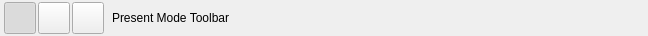
<?xml version="1.0" encoding="UTF-8"?>
<ui version="4.0">
 <class>Form</class>
 <widget class="QWidget" name="Form">
  <property name="geometry">
   <rect>
    <x>0</x>
    <y>0</y>
    <width>648</width>
    <height>36</height>
   </rect>
  </property>
  <property name="windowTitle">
   <string>Toolbar</string>
  </property>
  <layout class="QGridLayout" name="gridLayout">
   <property name="leftMargin">
    <number>0</number>
   </property>
   <property name="topMargin">
    <number>0</number>
   </property>
   <property name="rightMargin">
    <number>0</number>
   </property>
   <property name="bottomMargin">
    <number>0</number>
   </property>
   <property name="spacing">
    <number>0</number>
   </property>
   <item row="0" column="0">
    <layout class="QHBoxLayout" name="toolbar_layout">
     <property name="spacing">
      <number>2</number>
     </property>
     <property name="leftMargin">
      <number>2</number>
     </property>
     <property name="rightMargin">
      <number>2</number>
     </property>
     <item>
      <layout class="QHBoxLayout" name="mode_select_layout">
       <property name="spacing">
        <number>2</number>
       </property>
       <property name="leftMargin">
        <number>2</number>
       </property>
       <property name="topMargin">
        <number>0</number>
       </property>
       <property name="rightMargin">
        <number>2</number>
       </property>
       <item>
        <widget class="QPushButton" name="present_button">
         <property name="sizePolicy">
          <sizepolicy hsizetype="Fixed" vsizetype="Fixed">
           <horstretch>0</horstretch>
           <verstretch>0</verstretch>
          </sizepolicy>
         </property>
         <property name="minimumSize">
          <size>
           <width>32</width>
           <height>32</height>
          </size>
         </property>
         <property name="maximumSize">
          <size>
           <width>32</width>
           <height>32</height>
          </size>
         </property>
         <property name="toolTip">
          <string>Presentation Mode</string>
         </property>
         <property name="text">
          <string/>
         </property>
         <property name="checkable">
          <bool>true</bool>
         </property>
         <property name="checked">
          <bool>true</bool>
         </property>
         <property name="autoExclusive">
          <bool>true</bool>
         </property>
        </widget>
       </item>
       <item>
        <widget class="QPushButton" name="draw_button">
         <property name="sizePolicy">
          <sizepolicy hsizetype="Fixed" vsizetype="Fixed">
           <horstretch>0</horstretch>
           <verstretch>0</verstretch>
          </sizepolicy>
         </property>
         <property name="minimumSize">
          <size>
           <width>32</width>
           <height>32</height>
          </size>
         </property>
         <property name="maximumSize">
          <size>
           <width>32</width>
           <height>32</height>
          </size>
         </property>
         <property name="toolTip">
          <string>Draw Mode</string>
         </property>
         <property name="text">
          <string/>
         </property>
         <property name="checkable">
          <bool>true</bool>
         </property>
         <property name="checked">
          <bool>false</bool>
         </property>
         <property name="autoExclusive">
          <bool>true</bool>
         </property>
        </widget>
       </item>
       <item>
        <widget class="QPushButton" name="code_button">
         <property name="minimumSize">
          <size>
           <width>32</width>
           <height>32</height>
          </size>
         </property>
         <property name="maximumSize">
          <size>
           <width>32</width>
           <height>32</height>
          </size>
         </property>
         <property name="baseSize">
          <size>
           <width>32</width>
           <height>32</height>
          </size>
         </property>
         <property name="text">
          <string/>
         </property>
         <property name="checkable">
          <bool>true</bool>
         </property>
         <property name="autoExclusive">
          <bool>true</bool>
         </property>
        </widget>
       </item>
      </layout>
     </item>
     <item>
      <widget class="QStackedWidget" name="mode_tools_stacked_widget">
       <property name="currentIndex">
        <number>0</number>
       </property>
       <widget class="QWidget" name="present_mode_widget">
        <layout class="QGridLayout" name="gridLayout_3">
         <property name="leftMargin">
          <number>2</number>
         </property>
         <property name="topMargin">
          <number>0</number>
         </property>
         <property name="rightMargin">
          <number>2</number>
         </property>
         <property name="bottomMargin">
          <number>0</number>
         </property>
         <property name="horizontalSpacing">
          <number>2</number>
         </property>
         <property name="verticalSpacing">
          <number>0</number>
         </property>
         <item row="0" column="0">
          <layout class="QHBoxLayout" name="present_tool_layout">
           <property name="spacing">
            <number>2</number>
           </property>
           <property name="leftMargin">
            <number>2</number>
           </property>
           <property name="topMargin">
            <number>0</number>
           </property>
           <property name="rightMargin">
            <number>2</number>
           </property>
           <item>
            <widget class="QLabel" name="label">
             <property name="text">
              <string>Present Mode Toolbar</string>
             </property>
            </widget>
           </item>
          </layout>
         </item>
        </layout>
       </widget>
       <widget class="QWidget" name="draw_mode_widget">
        <layout class="QGridLayout" name="gridLayout_2">
         <property name="leftMargin">
          <number>2</number>
         </property>
         <property name="topMargin">
          <number>0</number>
         </property>
         <property name="rightMargin">
          <number>2</number>
         </property>
         <property name="bottomMargin">
          <number>0</number>
         </property>
         <property name="horizontalSpacing">
          <number>2</number>
         </property>
         <property name="verticalSpacing">
          <number>0</number>
         </property>
         <item row="1" column="5">
          <widget class="Line" name="line">
           <property name="orientation">
            <enum>Qt::Vertical</enum>
           </property>
          </widget>
         </item>
         <item row="1" column="3">
          <widget class="Line" name="line_2">
           <property name="orientation">
            <enum>Qt::Vertical</enum>
           </property>
          </widget>
         </item>
         <item row="1" column="9">
          <spacer name="horizontalSpacer_2">
           <property name="orientation">
            <enum>Qt::Horizontal</enum>
           </property>
           <property name="sizeHint" stdset="0">
            <size>
             <width>40</width>
             <height>20</height>
            </size>
           </property>
          </spacer>
         </item>
         <item row="1" column="0">
          <widget class="Line" name="line_4">
           <property name="orientation">
            <enum>Qt::Vertical</enum>
           </property>
          </widget>
         </item>
         <item row="1" column="2">
          <layout class="QHBoxLayout" name="draw_file_layout">
           <item>
            <widget class="QPushButton" name="new_button">
             <property name="sizePolicy">
              <sizepolicy hsizetype="Fixed" vsizetype="Fixed">
               <horstretch>0</horstretch>
               <verstretch>0</verstretch>
              </sizepolicy>
             </property>
             <property name="minimumSize">
              <size>
               <width>32</width>
               <height>32</height>
              </size>
             </property>
             <property name="maximumSize">
              <size>
               <width>32</width>
               <height>32</height>
              </size>
             </property>
             <property name="toolTip">
              <string>New</string>
             </property>
             <property name="text">
              <string/>
             </property>
            </widget>
           </item>
           <item>
            <widget class="QPushButton" name="open_button">
             <property name="minimumSize">
              <size>
               <width>32</width>
               <height>32</height>
              </size>
             </property>
             <property name="maximumSize">
              <size>
               <width>32</width>
               <height>32</height>
              </size>
             </property>
             <property name="baseSize">
              <size>
               <width>32</width>
               <height>32</height>
              </size>
             </property>
             <property name="toolTip">
              <string>Open</string>
             </property>
             <property name="text">
              <string/>
             </property>
            </widget>
           </item>
           <item>
            <widget class="QPushButton" name="save_button">
             <property name="minimumSize">
              <size>
               <width>32</width>
               <height>32</height>
              </size>
             </property>
             <property name="maximumSize">
              <size>
               <width>32</width>
               <height>32</height>
              </size>
             </property>
             <property name="baseSize">
              <size>
               <width>32</width>
               <height>32</height>
              </size>
             </property>
             <property name="toolTip">
              <string>Save</string>
             </property>
             <property name="text">
              <string/>
             </property>
            </widget>
           </item>
          </layout>
         </item>
         <item row="1" column="6">
          <layout class="QHBoxLayout" name="draw_tool_layout">
           <property name="spacing">
            <number>2</number>
           </property>
           <property name="leftMargin">
            <number>2</number>
           </property>
           <property name="topMargin">
            <number>0</number>
           </property>
           <property name="rightMargin">
            <number>2</number>
           </property>
           <property name="bottomMargin">
            <number>0</number>
           </property>
           <item>
            <widget class="QPushButton" name="pencil_button">
             <property name="sizePolicy">
              <sizepolicy hsizetype="Fixed" vsizetype="Fixed">
               <horstretch>0</horstretch>
               <verstretch>0</verstretch>
              </sizepolicy>
             </property>
             <property name="minimumSize">
              <size>
               <width>32</width>
               <height>32</height>
              </size>
             </property>
             <property name="maximumSize">
              <size>
               <width>32</width>
               <height>32</height>
              </size>
             </property>
             <property name="toolTip">
              <string>Pencil Tool</string>
             </property>
             <property name="text">
              <string/>
             </property>
             <property name="checkable">
              <bool>true</bool>
             </property>
             <property name="checked">
              <bool>true</bool>
             </property>
             <property name="autoExclusive">
              <bool>true</bool>
             </property>
            </widget>
           </item>
           <item>
            <widget class="QPushButton" name="erase_button">
             <property name="sizePolicy">
              <sizepolicy hsizetype="Fixed" vsizetype="Fixed">
               <horstretch>0</horstretch>
               <verstretch>0</verstretch>
              </sizepolicy>
             </property>
             <property name="minimumSize">
              <size>
               <width>32</width>
               <height>32</height>
              </size>
             </property>
             <property name="maximumSize">
              <size>
               <width>32</width>
               <height>32</height>
              </size>
             </property>
             <property name="toolTip">
              <string>Eraser Tool</string>
             </property>
             <property name="text">
              <string/>
             </property>
             <property name="checkable">
              <bool>true</bool>
             </property>
             <property name="autoExclusive">
              <bool>true</bool>
             </property>
            </widget>
           </item>
           <item>
            <widget class="QPushButton" name="line_button">
             <property name="minimumSize">
              <size>
               <width>32</width>
               <height>32</height>
              </size>
             </property>
             <property name="maximumSize">
              <size>
               <width>32</width>
               <height>32</height>
              </size>
             </property>
             <property name="toolTip">
              <string>Line Tool</string>
             </property>
             <property name="text">
              <string/>
             </property>
             <property name="checkable">
              <bool>true</bool>
             </property>
             <property name="autoExclusive">
              <bool>true</bool>
             </property>
            </widget>
           </item>
           <item>
            <widget class="QPushButton" name="ellipse_button">
             <property name="sizePolicy">
              <sizepolicy hsizetype="Fixed" vsizetype="Fixed">
               <horstretch>0</horstretch>
               <verstretch>0</verstretch>
              </sizepolicy>
             </property>
             <property name="minimumSize">
              <size>
               <width>32</width>
               <height>32</height>
              </size>
             </property>
             <property name="maximumSize">
              <size>
               <width>32</width>
               <height>32</height>
              </size>
             </property>
             <property name="toolTip">
              <string>Ellipse Tool</string>
             </property>
             <property name="text">
              <string/>
             </property>
             <property name="checkable">
              <bool>true</bool>
             </property>
             <property name="autoExclusive">
              <bool>true</bool>
             </property>
            </widget>
           </item>
           <item>
            <widget class="QPushButton" name="rectangle_button">
             <property name="sizePolicy">
              <sizepolicy hsizetype="Fixed" vsizetype="Fixed">
               <horstretch>0</horstretch>
               <verstretch>0</verstretch>
              </sizepolicy>
             </property>
             <property name="minimumSize">
              <size>
               <width>32</width>
               <height>32</height>
              </size>
             </property>
             <property name="maximumSize">
              <size>
               <width>32</width>
               <height>32</height>
              </size>
             </property>
             <property name="toolTip">
              <string>Rectangle Tool</string>
             </property>
             <property name="text">
              <string/>
             </property>
             <property name="checkable">
              <bool>true</bool>
             </property>
             <property name="autoExclusive">
              <bool>true</bool>
             </property>
            </widget>
           </item>
          </layout>
         </item>
         <item row="1" column="7">
          <widget class="Line" name="line_3">
           <property name="orientation">
            <enum>Qt::Vertical</enum>
           </property>
          </widget>
         </item>
         <item row="1" column="8">
          <layout class="QHBoxLayout" name="undo_redo_layout">
           <property name="spacing">
            <number>2</number>
           </property>
           <property name="leftMargin">
            <number>2</number>
           </property>
           <property name="topMargin">
            <number>0</number>
           </property>
           <property name="rightMargin">
            <number>2</number>
           </property>
           <property name="bottomMargin">
            <number>0</number>
           </property>
           <item>
            <widget class="QPushButton" name="undo_button">
             <property name="enabled">
              <bool>false</bool>
             </property>
             <property name="sizePolicy">
              <sizepolicy hsizetype="Fixed" vsizetype="Fixed">
               <horstretch>0</horstretch>
               <verstretch>0</verstretch>
              </sizepolicy>
             </property>
             <property name="minimumSize">
              <size>
               <width>32</width>
               <height>32</height>
              </size>
             </property>
             <property name="maximumSize">
              <size>
               <width>32</width>
               <height>32</height>
              </size>
             </property>
             <property name="toolTip">
              <string>Undo</string>
             </property>
             <property name="text">
              <string/>
             </property>
            </widget>
           </item>
           <item>
            <widget class="QPushButton" name="redo_button">
             <property name="enabled">
              <bool>false</bool>
             </property>
             <property name="sizePolicy">
              <sizepolicy hsizetype="Fixed" vsizetype="Fixed">
               <horstretch>0</horstretch>
               <verstretch>0</verstretch>
              </sizepolicy>
             </property>
             <property name="minimumSize">
              <size>
               <width>32</width>
               <height>32</height>
              </size>
             </property>
             <property name="maximumSize">
              <size>
               <width>32</width>
               <height>32</height>
              </size>
             </property>
             <property name="toolTip">
              <string>Redo</string>
             </property>
             <property name="text">
              <string/>
             </property>
            </widget>
           </item>
          </layout>
         </item>
         <item row="1" column="4">
          <layout class="QHBoxLayout" name="draw_customization_layout">
           <property name="spacing">
            <number>2</number>
           </property>
           <property name="leftMargin">
            <number>2</number>
           </property>
           <property name="rightMargin">
            <number>2</number>
           </property>
           <item>
            <widget class="ColorButton" name="fill_color_button">
             <property name="minimumSize">
              <size>
               <width>32</width>
               <height>32</height>
              </size>
             </property>
             <property name="maximumSize">
              <size>
               <width>32</width>
               <height>32</height>
              </size>
             </property>
             <property name="baseSize">
              <size>
               <width>32</width>
               <height>32</height>
              </size>
             </property>
             <property name="font">
              <font>
               <family>MT Extra</family>
              </font>
             </property>
             <property name="toolTip">
              <string>Fill Color</string>
             </property>
             <property name="text">
              <string/>
             </property>
            </widget>
           </item>
           <item>
            <widget class="ColorButton" name="stroke_color_button">
             <property name="sizePolicy">
              <sizepolicy hsizetype="Fixed" vsizetype="Fixed">
               <horstretch>0</horstretch>
               <verstretch>0</verstretch>
              </sizepolicy>
             </property>
             <property name="minimumSize">
              <size>
               <width>32</width>
               <height>32</height>
              </size>
             </property>
             <property name="maximumSize">
              <size>
               <width>32</width>
               <height>32</height>
              </size>
             </property>
             <property name="toolTip">
              <string>Stroke Color</string>
             </property>
             <property name="text">
              <string/>
             </property>
            </widget>
           </item>
           <item>
            <widget class="QSpinBox" name="stroke_width_spin_box">
             <property name="minimumSize">
              <size>
               <width>44</width>
               <height>32</height>
              </size>
             </property>
             <property name="maximumSize">
              <size>
               <width>16777215</width>
               <height>32</height>
              </size>
             </property>
             <property name="toolTip">
              <string>Stroke Width</string>
             </property>
             <property name="alignment">
              <set>Qt::AlignCenter</set>
             </property>
             <property name="minimum">
              <number>1</number>
             </property>
             <property name="maximum">
              <number>9</number>
             </property>
             <property name="value">
              <number>1</number>
             </property>
            </widget>
           </item>
          </layout>
         </item>
        </layout>
       </widget>
       <widget class="QWidget" name="code_mode_widget">
        <layout class="QGridLayout" name="gridLayout_5">
         <item row="0" column="0">
          <layout class="QGridLayout" name="code_tool_layout">
           <property name="spacing">
            <number>0</number>
           </property>
           <item row="0" column="0">
            <widget class="QLabel" name="label_2">
             <property name="text">
              <string>Code Mode Toolbar</string>
             </property>
            </widget>
           </item>
          </layout>
         </item>
        </layout>
       </widget>
      </widget>
     </item>
     <item>
      <spacer name="horizontalSpacer">
       <property name="orientation">
        <enum>Qt::Horizontal</enum>
       </property>
       <property name="sizeHint" stdset="0">
        <size>
         <width>40</width>
         <height>20</height>
        </size>
       </property>
      </spacer>
     </item>
     <item>
      <layout class="QHBoxLayout" name="user_button_layout">
       <item>
        <widget class="QPushButton" name="user_button">
         <property name="sizePolicy">
          <sizepolicy hsizetype="Fixed" vsizetype="Fixed">
           <horstretch>0</horstretch>
           <verstretch>0</verstretch>
          </sizepolicy>
         </property>
         <property name="minimumSize">
          <size>
           <width>32</width>
           <height>32</height>
          </size>
         </property>
         <property name="maximumSize">
          <size>
           <width>32</width>
           <height>32</height>
          </size>
         </property>
         <property name="baseSize">
          <size>
           <width>60</width>
           <height>32</height>
          </size>
         </property>
         <property name="text">
          <string/>
         </property>
         <property name="flat">
          <bool>true</bool>
         </property>
        </widget>
       </item>
      </layout>
     </item>
    </layout>
   </item>
  </layout>
 </widget>
 <customwidgets>
  <customwidget>
   <class>ColorButton</class>
   <extends>QPushButton</extends>
   <header location="global">src/gui/color_button.h</header>
  </customwidget>
 </customwidgets>
 <resources/>
 <connections/>
</ui>
